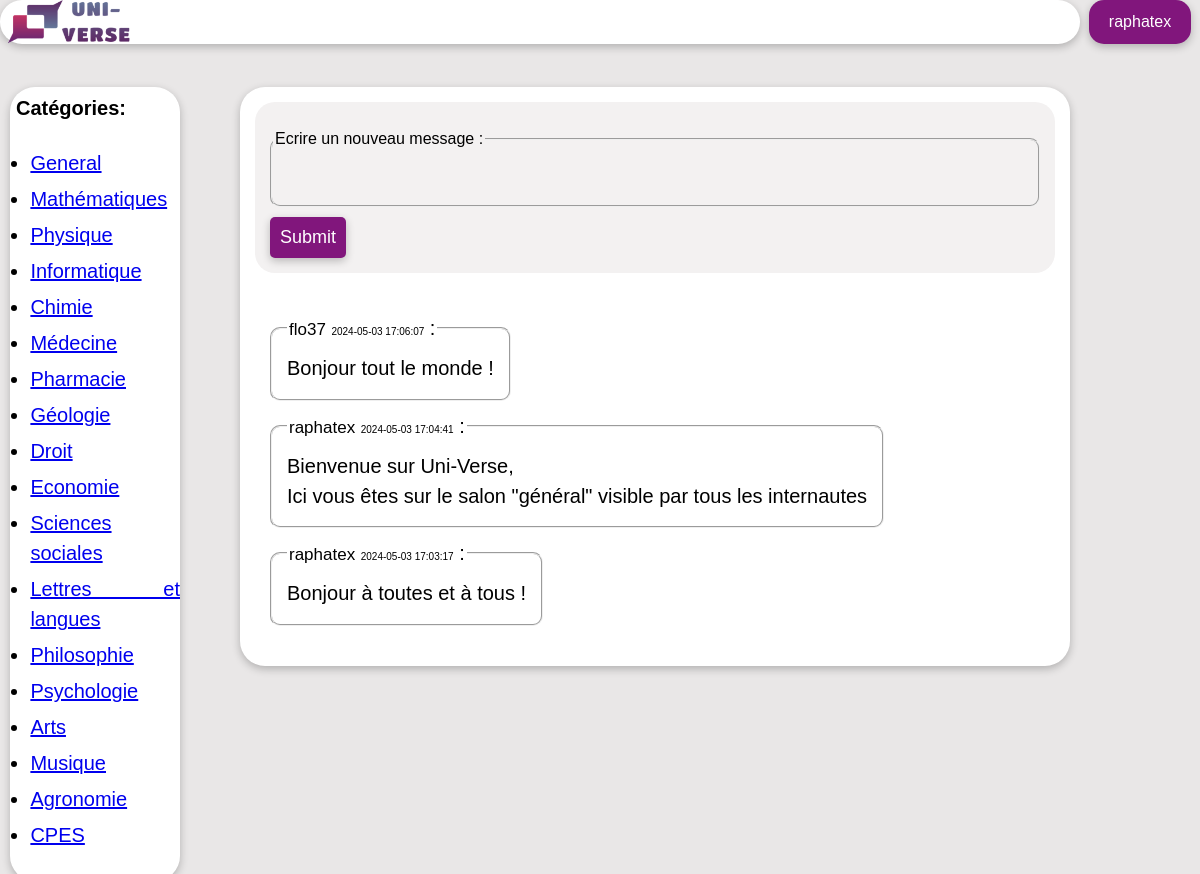
/index.php (signed in), run on the app's committed database.
### tables this page shows
CREATE TABLE `messages` (
  `id` int(11) NOT NULL,
  `user_id` int(11) NOT NULL,
  `message` text NOT NULL,
  `category` varchar(255) NOT NULL,
  `date` datetime NOT NULL
);

CREATE TABLE `users` (
  `id` int(11) NOT NULL,
  `username` varchar(255) NOT NULL,
  `email` varchar(255) NOT NULL,
  `password` varchar(255) NOT NULL,
  `active` tinyint(1) NOT NULL,
  `id_coded` varchar(255) NOT NULL
);

### index.php (the view, shortened to what this page needs)
<?php
include 'bdd.php';
if(isset($_GET['categorie'])){
  $page = $_GET['categorie'];
}
else{
  $page = 'general';
}
$get_messages = $bdd->query("SELECT `username`,`message`,`date` FROM `messages` INNER JOIN `users` ON messages.user_id = users.id WHERE `category`='$page' ORDER BY messages.id DESC");
?>
<!DOCTYPE html>
<link href="main.css" rel="stylesheet" media="all" />
<html lang="fr">
  <head>
  </head>
  <body>
    <div class="container">
      <div class="parent">
        <div class="haut">
          <div class="logo">
            <img class="image_logo" src="Logo_Uni-verse.png" alt="Uni'Verse" />
          </div>
        </div>
        <div class="messages">
          <?php
          if (isset($_SESSION['connecte'])){
          ?>
          <form method="POST" id="ecrire">
            <fieldset id="messageField">
              <legend>Ecrire un nouveau message :</legend>
              <textarea oninput="auto_grow(this)" name="message" id="ecrire_message" wrap="hard" title="ecrivez votre message" autocomplete="off" maxlength="999" required></textarea>
            </fieldset>
            <input type="submit" id="envoyer" name="ok">
          </form>
          <?php
          }
          ?>
          <div id="message">
            <?php
            if (isset($_SESSION['connecte']) or $page == 'general'){
              while ($messages = $get_messages->fetch()) {
                ?>
                <fieldset class="users_messages">
                <legend><span class="username">
                <?php
                echo "$messages[0]</span>";
                ?>
                <span class="date">
                <?php
                echo "$messages[2]</span> :</legend>";
                echo "<pre>$messages[1]</pre>";
                ?>
                </fieldset>
                <?php
              }
            }
            else{
              echo "Vous devez être connecté pour visionner ces messages.";
            }
            ?>
          </div>
        </div>
        <div class="gauche">
          <h2 class="titre_catégories">Catégories:</h2>
          <ul class="liste_catégories" style="font-size: 25px">
            <li class="element_liste_catégories">
              <a href="index.php">General</a>
            </li>
            <li class="element_liste_catégories">
              <a href="index.php?categorie=maths">Mathématiques</a>
            </li>
            <li class="element_liste_catégories">
              <a href="index.php?categorie=physique">Physique</a>
            </li>
            <li class="element_liste_catégories">
              <a href="index.php?categorie=informatique">Informatique</a>
            </li>
            <li class="element_liste_catégories">
              <a href="index.php?categorie=chimie">Chimie</a>
            </li>
            <li class="element_liste_catégories">
              <a href="index.php?categorie=medecine">Médecine</a>
            </li>
            <li class="element_liste_catégories">
              <a href="index.php?categorie=pharmacie">Pharmacie</a>
            </li>
            <li class="element_liste_catégories">
              <a href="index.php?categorie=geologie">Géologie</a>
            </li>
            <li class="element_liste_catégories">
              <a href="index.php?categorie=droit">Droit</a>
            </li>
            <li class="element_liste_catégories">
              <a href="index.php?categorie=economie">Economie</a>
            </li>
            <li class="element_liste_catégories">
              <a href="index.php?categorie=ss">Sciences sociales</a>
            </li>
            <li class="element_liste_catégories">
              <a href="index.php?categorie=ll">Lettres et langues</a>
            </li>
            <li class="element_liste_catégories">
              <a href="index.php?categorie=philosophie">Philosophie</a>
            </li>
            <li class="element_liste_catégories">
              <a href="index.php?categorie=psychologie">Psychologie</a>
            </li>
            <li class="element_liste_catégories">
              <a href="index.php?categorie=arts">Arts</a>
            </li>
            <li class="element_liste_catégories">
              <a href="index.php?categorie=musique">Musique</a>
            </li>
            <li class="element_liste_catégories">
              <a href="index.php?categorie=agronomie">Agronomie</a>
            </li>
            <li class="element_liste_catégories">
              <a href="index.php?categorie=cpes">CPES</a>
            </li>
          </ul>
        </div>
        <?php
          if (isset($_SESSION['connecte'])){
            ?>
            <a href="profile.php" class="connection"><?php echo $_SESSION['username'];?></a>
            <?php
          }
          else{
            ?>
            <a href="login.php" class="connection">Se connecter</a>
            <?php
          }
        ?>
        <div class="espace-haut"></div>
      </div>
    </div>
  </body>
</html>

### main.css (style rules this page uses)
body { margin: 0; padding: 0; overflow: hidden; background-color: rgb(233, 231, 231); font-family: Arial, Helvetica, sans-serif; line-height: 1.5; }
.container { height: 100vh; overflow: auto; }
.parent { display: grid; grid-template-columns: 15% 5% 70% 10%; grid-template-rows: auto 1fr auto; }
.titre_catégories { margin:0.5vw; font-size: 20px ; overflow:hidden }
.liste_catégories { padding-left: 1.7vw; overflow:auto ; }
.element_liste_catégories { padding-bottom:0.5vw ; font-size: 20px; text-align: justify; }
#ecrire { background-color: rgb(243, 241, 241); border-radius: 20px; padding: 15px; }
#message { background-color: white; border-radius: 20px; padding: 15px; margin-top: 15px; text-align: justify; overflow: auto; }
#messageField { margin: 10px 0px; padding: 1px; border-radius: 10px; color: black; width: fit-content; }
#ecrire_message { font-size: 15px; font-family: Arial, Helvetica, sans-serif; border: none; padding: 10px; width: 62vw; outline: none; height: 25px; background-color: rgb(243, 241, 241); resize: none; }
#envoyer { background: rgb(129, 22, 124); color: white; font-size: large; border: none; padding: 10px; border-radius: 5px; box-shadow: rgba(0, 0, 0, 0.24) 0px 3px 8px; cursor: pointer; }
.users_messages { font-size: 20px; margin: 10px 0px; border-radius: 10px; color: rgb(0, 0, 0); width: fit-content; height: fit-content; }
.date { font-size: 10px; }
.username { font-size: 17px; }
pre { margin: 3px 0px; font-family: Arial, Helvetica, sans-serif; }
.haut, .gauche, .messages { border-radius: 25px; background-color: white; box-shadow: rgba(0, 0, 0, 0.24) 0px 3px 8px; }
.haut { height: 5vh; grid-row: 1; grid-column: 1 / 4; display: grid; grid-template-columns: 50% 50%; grid-template-rows:5vh; }
.connection { display: flex; flex-direction: row; align-items: center; margin: auto; padding: 0px 20px; background: rgb(129, 22, 124); color: white; border-radius: 15px; box-shadow: rgba(0, 0, 0, 0.24) 0px 3px 8px; height: 5vh; width: fit-content; grid-row: 1; grid-column: 4; cursor: pointer; text-decoration: none; }
.image_logo { height: 100%; width: auto; }
.gauche { margin-left: 10px; grid-row: 3; grid-column: 1; height: fit-content; }
.messages { min-width: 60vw; width: fit-content; height: fit-content; grid-row: 3; grid-column: 3; padding: 15px; }
.espace-haut { display: block; height: 5vh; grid-row: 2; grid-column: 1/5; }

### data on the page
messages: user.username "flo37", date "2024-05-03 17:06:07", message "Bonjour tout le monde !"
messages: user.username "raphatex", date "2024-05-03 17:04:41", message "Bienvenue sur Uni-Verse, Ici vous êtes sur le salon \"général\" visible par tous les internautes"
messages: user.username "raphatex", date "2024-05-03 17:03:17", message "Bonjour à toutes et à tous !"

### other printed values
$_SESSION['username'] "raphatex"
